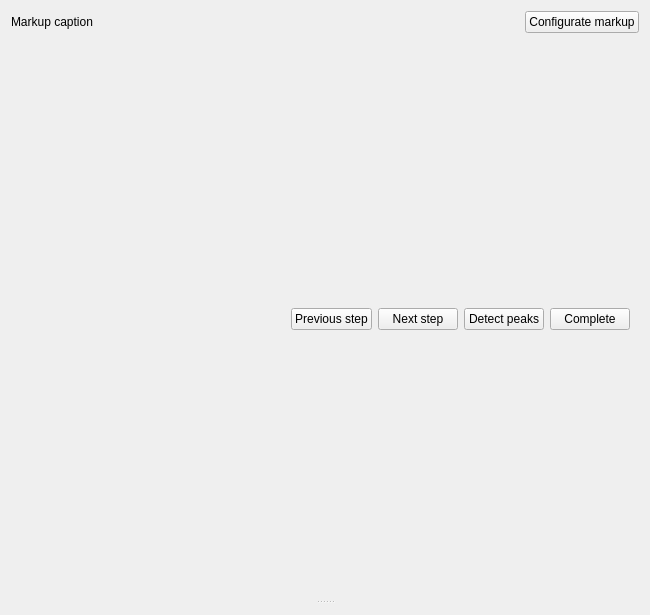
<?xml version="1.0" encoding="UTF-8"?>
<ui version="4.0">
 <class>MarkupPage</class>
 <widget class="QWidget" name="MarkupPage">
  <property name="geometry">
   <rect>
    <x>0</x>
    <y>0</y>
    <width>650</width>
    <height>615</height>
   </rect>
  </property>
  <property name="windowTitle">
   <string>Form</string>
  </property>
  <layout class="QVBoxLayout" name="verticalLayout">
   <item>
    <layout class="QHBoxLayout" name="headerLayout">
     <item>
      <widget class="QLabel" name="markupCaptionLabel">
       <property name="text">
        <string>Markup caption</string>
       </property>
      </widget>
     </item>
     <item>
      <spacer name="horizontalSpacer">
       <property name="orientation">
        <enum>Qt::Horizontal</enum>
       </property>
       <property name="sizeHint" stdset="0">
        <size>
         <width>40</width>
         <height>20</height>
        </size>
       </property>
      </spacer>
     </item>
     <item>
      <widget class="QPushButton" name="configurateMarkupButton">
       <property name="text">
        <string>Configurate markup</string>
       </property>
      </widget>
     </item>
    </layout>
   </item>
   <item>
    <widget class="QSplitter" name="splitter">
     <property name="orientation">
      <enum>Qt::Vertical</enum>
     </property>
     <widget class="QWidget" name="horizontalLayoutWidget_2">
      <layout class="QHBoxLayout" name="StepStateLayout" stretch="0">
       <property name="sizeConstraint">
        <enum>QLayout::SetMinimumSize</enum>
       </property>
       <item>
        <widget class="QWidget" name="stepperWidget" native="true">
         <property name="sizePolicy">
          <sizepolicy hsizetype="Preferred" vsizetype="Preferred">
           <horstretch>0</horstretch>
           <verstretch>0</verstretch>
          </sizepolicy>
         </property>
         <layout class="QHBoxLayout" name="horizontalLayout">
          <item>
           <widget class="QStackedWidget" name="steppersStackedWidget">
            <widget class="GenesisMarkup::StepperWidget" name="mainStepper"/>
           </widget>
          </item>
          <item>
           <widget class="QPushButton" name="prevStepButton">
            <property name="text">
             <string>Previous step</string>
            </property>
           </widget>
          </item>
          <item>
           <widget class="QPushButton" name="nextStepButton">
            <property name="text">
             <string>Next step</string>
            </property>
           </widget>
          </item>
          <item>
           <widget class="QPushButton" name="detectPeaksButton">
            <property name="text">
             <string>Detect peaks</string>
            </property>
           </widget>
          </item>
          <item>
           <widget class="QPushButton" name="completeButton">
            <property name="text">
             <string>Complete</string>
            </property>
           </widget>
          </item>
         </layout>
        </widget>
       </item>
      </layout>
     </widget>
     <widget class="QWidget" name="tabBackgroundWidget" native="true">
      <property name="sizePolicy">
       <sizepolicy hsizetype="Expanding" vsizetype="Expanding">
        <horstretch>0</horstretch>
        <verstretch>0</verstretch>
       </sizepolicy>
      </property>
      <property name="styleSheet">
       <string notr="true"/>
      </property>
      <layout class="QVBoxLayout" name="verticalLayout_2">
       <property name="spacing">
        <number>0</number>
       </property>
       <property name="leftMargin">
        <number>0</number>
       </property>
       <property name="topMargin">
        <number>0</number>
       </property>
       <property name="rightMargin">
        <number>0</number>
       </property>
       <property name="bottomMargin">
        <number>0</number>
       </property>
      </layout>
     </widget>
    </widget>
   </item>
  </layout>
 </widget>
 <customwidgets>
  <customwidget>
   <class>GenesisMarkup::StepperWidget</class>
   <extends>QWidget</extends>
   <header location="global">ui/widgets/markup/stepper_widget.h</header>
   <container>1</container>
  </customwidget>
 </customwidgets>
 <resources/>
 <connections/>
</ui>
